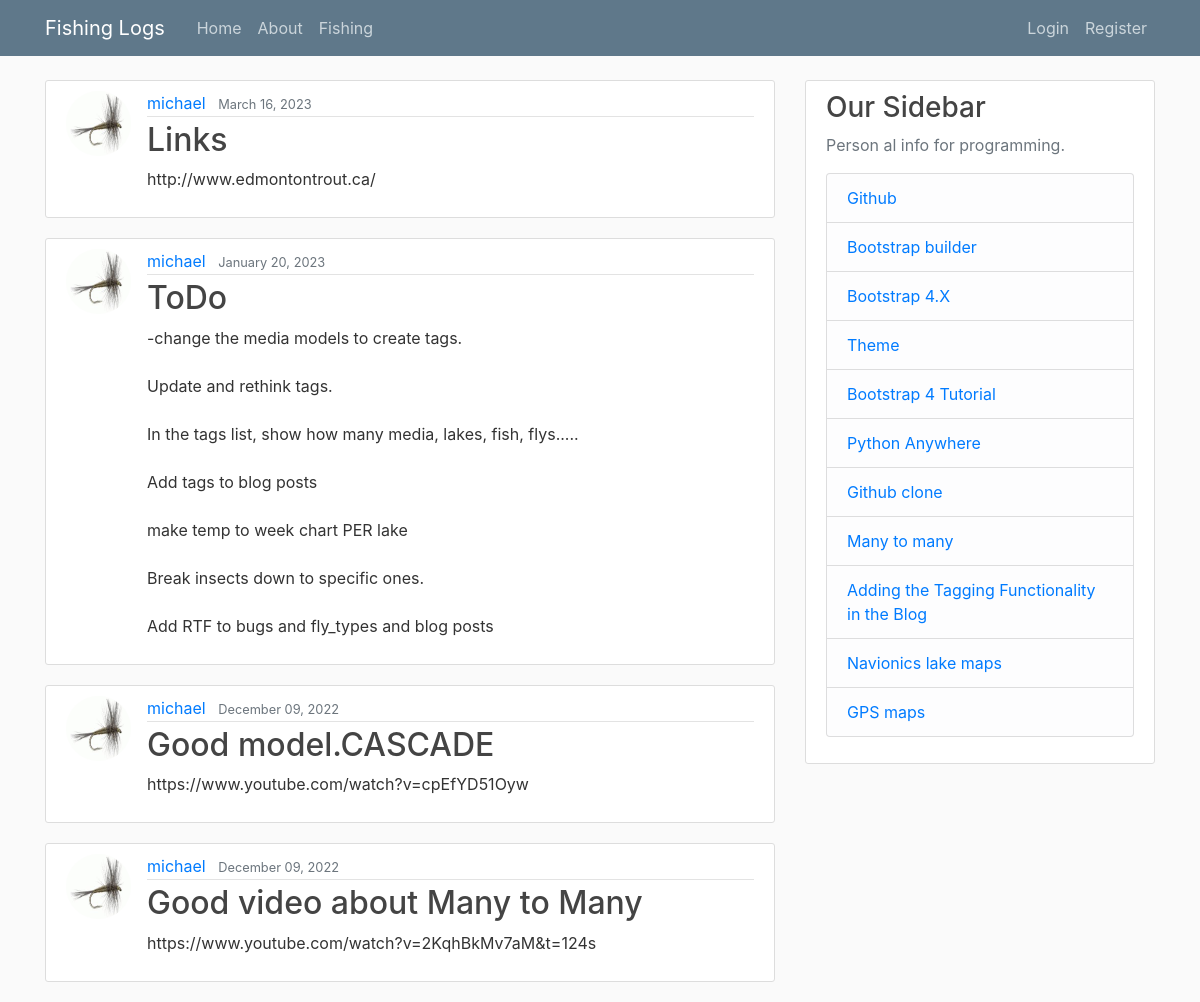
Screenshot of /blog/ with the database file from the repository.
### blog/models.py (models this page shows, shortened)
class Post(models.Model):
    title = models.CharField(max_length=100)
    content = models.TextField()
    date_posted = models.DateTimeField(default=timezone.now)
    author = models.ForeignKey(User, on_delete=models.CASCADE)

### users/models.py (models this page shows, shortened)
class Profile(models.Model):
    user = models.OneToOneField(User, on_delete=models.CASCADE)
    image = models.ImageField(default='default.jpg', upload_to='profile_pics')

### blog/views.py (the view)
# urls.py: path('', PostListView.as_view(), name='blog-home'),
class PostListView(ListView):
    model = Post
    template_name = 'blog/home.html'  # <app>/<model>_<viewtype>.html
    context_object_name = 'posts'
    ordering = ['-date_posted']
    paginate_by = 5

### blog/templates/blog/home.html (shortened to what this page needs)
{% extends "blog/base.html" %}
{% block content %}
    {% for post in posts %}
        <article class="media content-section">
          <img class="rounded-circle article-img" src="{{ post.author.profile.image.url }}">
          <div class="media-body">
            <div class="article-metadata">
              <a class="mr-2" href="{% url 'user-posts' post.author.username %}">{{ post.author }}</a>
              <small class="text-muted">{{ post.date_posted|date:"F d, Y" }}</small>
            </div>
            <h2><a class="article-title" href="{% url 'post-detail' post.id %}">{{ post.title }}</a></h2>
            <p class="article-content">{{ post.content }}</p>
          </div>
        </article>
    {% endfor %}
{% endblock content %}

### blog/templates/blog/base.html (shortened to what this page needs)
{% load static %}
<!DOCTYPE html>
<html>
<head>
    <link rel="stylesheet" href="https://maxcdn.bootstrapcdn.com/bootstrap/4.0.0/css/bootstrap.min.css">
    <link rel="stylesheet" type="text/css" href="{% static 'blog/main.css' %}">
</head>
<body>
    <header class="site-header">
      <nav class="navbar navbar-expand-md navbar-dark bg-steel fixed-top">
        <div class="container">
          <a class="navbar-brand mr-4" href="{% url 'catch_home' %}">Fishing Logs</a>
          <div class="collapse navbar-collapse" id="navbarToggle">
            <div class="navbar-nav mr-auto">
              <a class="nav-item nav-link" href="{% url 'blog-home' %}">Home</a>
              <a class="nav-item nav-link" href="{% url 'blog-about' %}">About</a>
              <a class="nav-item nav-link" href="#">Fishing</a>
            </div>
            <div class="navbar-nav">
              {% if user.is_authenticated %}
                <a class="nav-item nav-link" href="{% url 'post-create' %}">New Post</a>
                <a class="nav-item nav-link" href="{% url 'profile' %}">Profile</a>
                <a class="nav-item nav-link" href="{% url 'logout' %}">Logout</a>
                <a class="nav-item nav-link" href="{% url 'admin:index' %}">ADMIN</a>
              {% else %}
                <a class="nav-item nav-link" href="{% url 'login' %}">Login</a>
                <a class="nav-item nav-link" href="{% url 'register' %}">Register</a>
              {% endif %}
            </div>
          </div>
        </div>
      </nav>
    </header>
    <main role="main" class="container">
      <div class="row">
        <div class="col-md-8">
          {% block content %}{% endblock %}
        </div>
        <div class="col-md-4">
          <div class="content-section">
            <h3>Our Sidebar</h3>
            <p class='text-muted'>Person al info for programming.
              <ul class="list-group">
                <li class="list-group-item list-group-item-light"><a href="https://github.com/mgurnett" target="_blank" >Github</a></li>
                <li class="list-group-item list-group-item-light"><a href="https://www.layoutit.com/build?#" target="_blank" >Bootstrap builder</a></li>
                <li class="list-group-item list-group-item-light"><a href="https://getbootstrap.com/docs/4.6/getting-started/introduction/" target="_blank" >Bootstrap 4.X</a></li>
                <li class="list-group-item list-group-item-light"><a href="https://bootswatch.com/darkly/" target="_blank" >Theme</a></li>
                <li class="list-group-item list-group-item-light"><a href="https://www.w3schools.com/bootstrap4/default.asp" target="_blank" >Bootstrap 4 Tutorial</a></li>
                <li class="list-group-item list-group-item-light"><a href="https://www.pythonanywhere.com/user/mgurnett/" target="_blank" >Python Anywhere</a></li>
                <li class="list-group-item list-group-item-light"><a href="https://mycyberuniverse.com/how-fix-fatal-authentication-failed-for-https-github-com.html" target="_blank" >Github clone</a></li>
                <li class="list-group-item list-group-item-light"><a href="https://medium.com/swlh/django-forms-for-many-to-many-fields-d977dec4b024" target="_blank" >Many to many</a></li>
                <li class="list-group-item list-group-item-light"><a href="https://www.codesnail.com/adding-the-tagging-functionality-in-the-blog-django-blog-7/" target="_blank" >Adding the Tagging Functionality in the Blog</a></li>
                <li class="list-group-item list-group-item-light"><a href="https://webapp.navionics.com/?lang=en#boating@8&key=m%7BwiI~gbmT" target="_blank" >Navionics lake maps</a></li>
                <li class="list-group-item list-group-item-light"><a href="https://fishing-app.gpsnauticalcharts.com/i-boating-fishing-web-app/fishing-marine-charts-navigation.html?title=Cow+Lake+boating+app#10.26/53.8607/-114.2421" target="_blank" >GPS maps</a></li>
              </ul>
            </p>
          </div>
        </div>
      </div>
    </main>
</body>
</html>

### static/blog/main.css (style rules this page uses)
body { background: #fafafa; color: #333333; margin-top: 5rem; }
h1, h2, h3, h4, h5, h6 { color: #444444; }
ul { margin: 0; }
.bg-steel { background-color: #5f788a; }
.site-header .navbar-nav .nav-link { color: #cbd5db; }
.content-section { background: #ffffff; padding: 10px 20px; border: 1px solid #dddddd; border-radius: 3px; margin-bottom: 20px; }
.article-title { color: #444444; }
.article-content { white-space: pre-line; }
.article-img { height: 65px; width: 65px; margin-right: 16px; }
.article-metadata { padding-bottom: 1px; margin-bottom: 4px; border-bottom: 1px solid #e3e3e3 }

### rows the page displays
Post: author.profile.image (placeholder picture), author "michael", date_posted "March 16, 2023", title "Links", content "http://www.edmontontrout.ca/"
Post: author.profile.image (placeholder picture), author "michael", date_posted "January 20, 2023", title "ToDo", content "-change the media models to create tags. Update and rethink tags. In the tags list, show how many media, lakes, fish, flys..... Add tags to blog posts make temp to week chart PER lake Break insects down to specific ones. Add RTF to bugs and fly_types and blog posts"
Post: author.profile.image (placeholder picture), author "michael", date_posted "December 09, 2022", title "Good model.CASCADE", content "https://www.youtube.com/watch?v=cpEfYD51Oyw"
Post: author.profile.image (placeholder picture), author "michael", date_posted "December 09, 2022", title "Good video about Many to Many", content "https://www.youtube.com/watch?v=2KqhBkMv7aM&t=124s"
